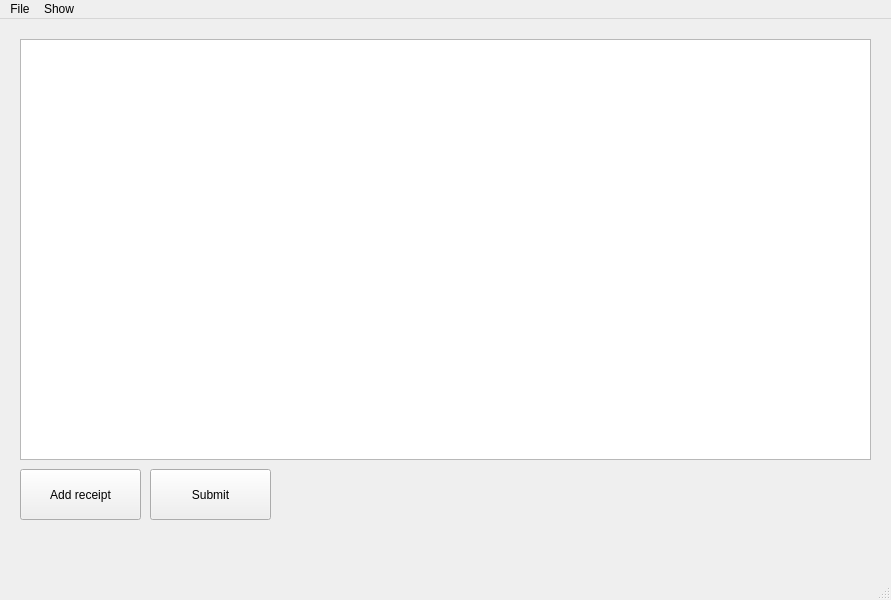
<?xml version="1.0" encoding="UTF-8"?>
<ui version="4.0">
 <class>ManagerWindow</class>
 <widget class="QMainWindow" name="ManagerWindow">
  <property name="enabled">
   <bool>true</bool>
  </property>
  <property name="geometry">
   <rect>
    <x>0</x>
    <y>0</y>
    <width>891</width>
    <height>600</height>
   </rect>
  </property>
  <property name="windowTitle">
   <string>MainWindow</string>
  </property>
  <widget class="QWidget" name="centralwidget">
   <widget class="QTableView" name="databaseTable">
    <property name="enabled">
     <bool>true</bool>
    </property>
    <property name="geometry">
     <rect>
      <x>20</x>
      <y>20</y>
      <width>851</width>
      <height>421</height>
     </rect>
    </property>
   </widget>
   <widget class="QPushButton" name="addButton">
    <property name="geometry">
     <rect>
      <x>20</x>
      <y>450</y>
      <width>121</width>
      <height>51</height>
     </rect>
    </property>
    <property name="text">
     <string>Add receipt</string>
    </property>
   </widget>
   <widget class="QPushButton" name="pushButton">
    <property name="geometry">
     <rect>
      <x>150</x>
      <y>450</y>
      <width>121</width>
      <height>51</height>
     </rect>
    </property>
    <property name="text">
     <string>Submit</string>
    </property>
   </widget>
  </widget>
  <widget class="QMenuBar" name="menubar">
   <property name="geometry">
    <rect>
     <x>0</x>
     <y>0</y>
     <width>891</width>
     <height>27</height>
    </rect>
   </property>
   <widget class="QMenu" name="menuFile">
    <property name="title">
     <string>File</string>
    </property>
    <addaction name="actionLogout"/>
    <addaction name="actionExit"/>
   </widget>
   <widget class="QMenu" name="menuShow">
    <property name="title">
     <string>Show</string>
    </property>
    <addaction name="actionProducts"/>
   </widget>
   <addaction name="menuFile"/>
   <addaction name="menuShow"/>
  </widget>
  <widget class="QStatusBar" name="statusbar"/>
  <action name="actionExit">
   <property name="text">
    <string>Exit</string>
   </property>
  </action>
  <action name="actionLogout">
   <property name="text">
    <string>Logout</string>
   </property>
  </action>
  <action name="actionProducts">
   <property name="text">
    <string>Products</string>
   </property>
  </action>
 </widget>
 <resources/>
 <connections/>
</ui>
